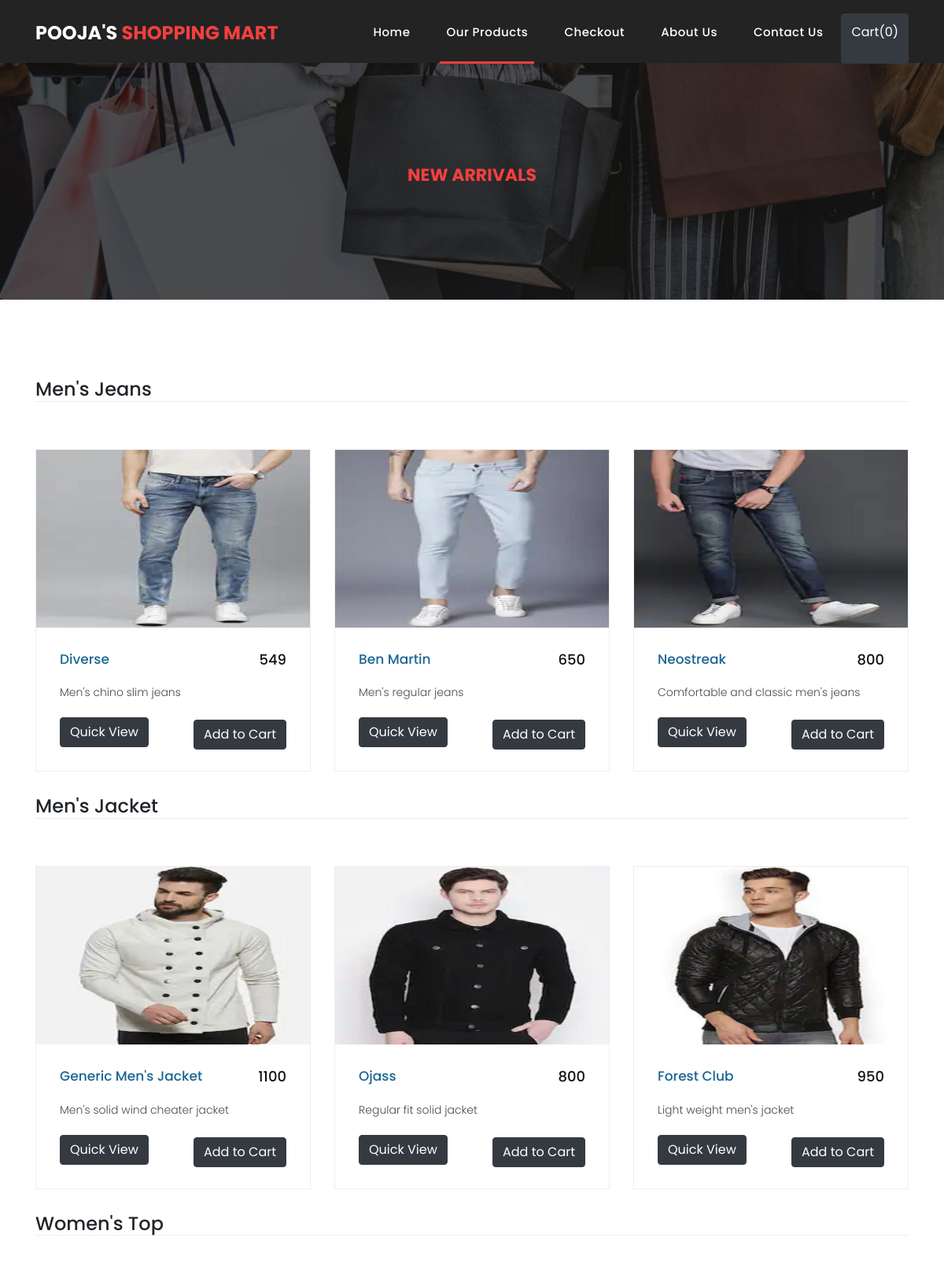
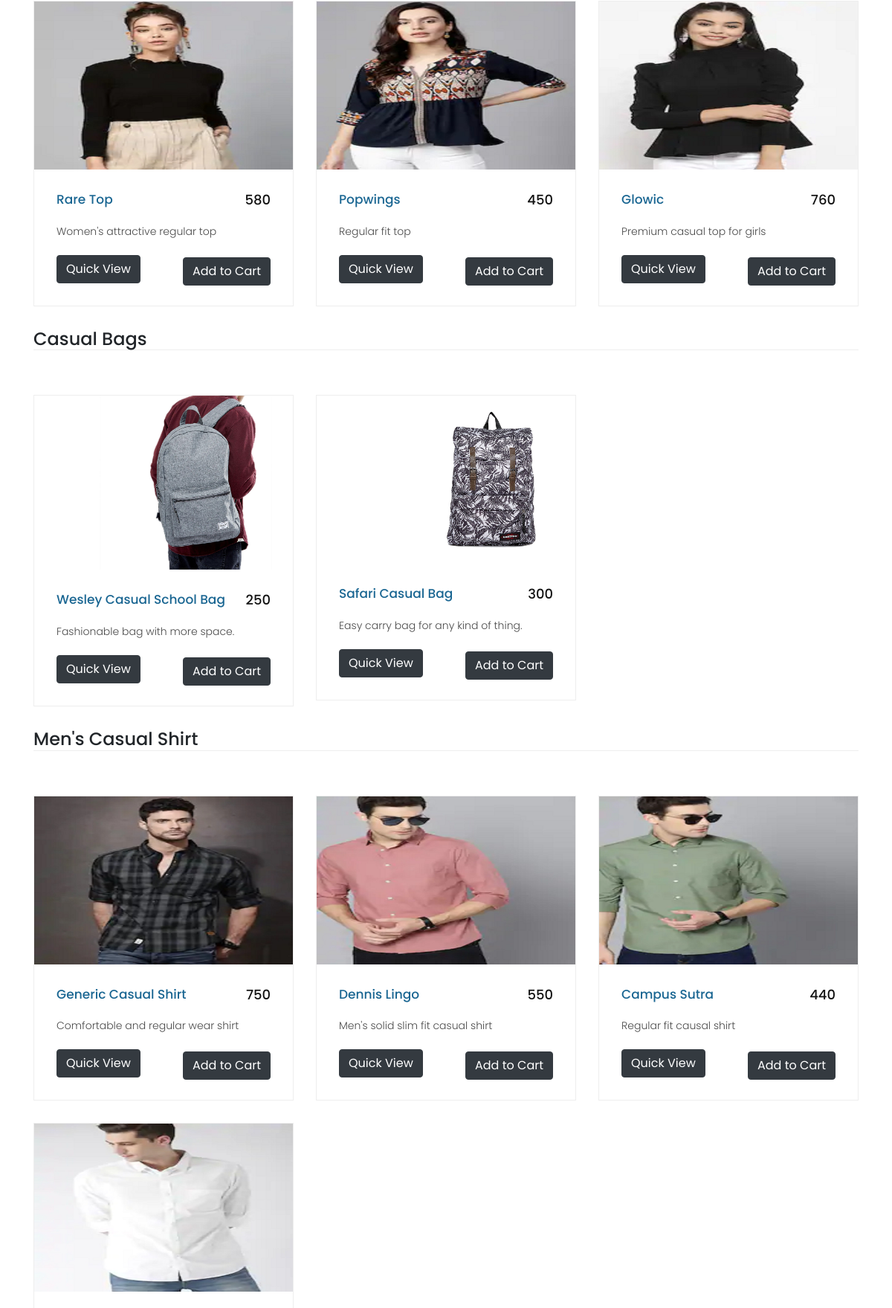
Screenshot of /products/ (upper part) with the database file from the repository (2 pictures, top to bottom).
### shop/models.py (models this page shows, shortened)
class Product(models.Model):
    product_id = models.AutoField
    product_name = models.CharField(max_length=50)
    category = models.CharField(max_length=50, default="")
    subcategory = models.CharField(max_length=50, default="")
    price = models.IntegerField(default=0)
    desc = models.CharField(max_length=255)
    pub_date = models.DateTimeField()
    image = models.ImageField(upload_to="assets/images", default="")

### shop/views.py (the view)
# urls.py: path('products/', views.products, name='products'),
def products(request):
    allProds = []
    catprods = Product.objects.values('category', 'id')
    cats = {item['category'] for item in catprods}
    for cat in cats:
        prod = Product.objects.filter(category=cat)
        n = len(prod)
        nSlides = n // 4 + ceil((n / 4) - (n // 4))
        allProds.append([prod, range(1, nSlides), nSlides])
    params = {'allProds': allProds}
    return render(request, 'products.html', params)

### templates/products.html (shortened to what this page needs)
<!DOCTYPE html>
<html lang="en">
<head>
    {% load static %}
    <link href="{% static 'vendor/bootstrap/css/bootstrap.min.css' %}" rel="stylesheet">
    <link rel="stylesheet" href="{% static 'assets/css/fontawesome.css' %}">
    <link rel="stylesheet" href="{% static 'assets/css/templatemo-sixteen.css' %}">
    <link rel="stylesheet" href="{% static 'assets/css/owl.css' %}">
</head>
<body>
    <header class="">
        <nav class="navbar navbar-expand-lg">
            <div class="container">
                <a class="navbar-brand" href="/">
                    <h2>Pooja's <em>Shopping Mart</em></h2>
                </a>
                <div class="collapse navbar-collapse" id="navbarResponsive">
                    <ul class="navbar-nav ml-auto">
                        <li class="nav-item">
                            <a class="nav-link" href="/">Home</a>
                        </li>
                        <li class="nav-item active">
                            <a class="nav-link" href="/products">Our Products
                            </a>
                        </li>
                        <li class="nav-item">
                            <a class="nav-link" href="/checkout">Checkout<a>
                        </li>
                        <li class="nav-item">
                            <a class="nav-link" href="/about">About Us</a>
                        </li>
                        <li class="nav-item">
                            <a class="nav-link" href="/contact">Contact Us</a>
                        </li>
                        <button type="button" class="btn btn-dark" style="padding-bottom:3%" data-container="body" data-toggle="popover" data-placement="bottom" id="popcart">Cart(<span id="cart">0</span>)</button>
                    </ul>
                </div>
            </div>
        </nav>
    </header>
    <div class="page-heading products-heading header-text">
        <div class="container">
            <div class="row">
                <div class="col-md-12">
                    <div class="text-content">
                        <h4>new arrivals</h4>
                    </div>
                </div>
            </div>
        </div>
    </div>
    <div class="latest-products">
        <div class="container">
            <div class="row">
                {% for product, range, nSlides in allProds %}
                <div class="col-md-12">
                    <div class="section-heading">
                        <h4>{{product.0.category}}</h4>
                    </div>
                </div>
                {% for i in product %}
                <div class="col-md-4">
                    <div class="product-item">
                        <a href="#"><img src="/media/{{i.image}}" alt="image"></a>
                        <div class="down-content">
                            <h4 id="namepr{{i.id}}">{{i.product_name}}</h4>
                            <h6 id="pricepr{{i.id}}">{{i.price}}</h6>
                            <p>{{i.desc}}</p>
                            <span style="height:35px;" id="divpr{{i.id}}" class="divpr">
                                <button id="pr{{i.id}}" class="btn btn-dark cart"> Add to Cart </button>
                            </span>
                            <a href="/products/{{i.id}}"> <button id="qv{{i.id}}" class="btn btn-dark cart"> Quick View </button></a>
                        </div>
                    </div>
                </div>
                {% endfor %}
                {% endfor %}
            </div>
        </div>
    </div>
</body>
</html>

### static/assets/css/templatemo-sixteen.css (style rules this page uses)
body { font-family: 'Poppins', sans-serif; overflow-x: hidden; text-rendering: optimizeLegibility; -webkit-font-smoothing: antialiased; -moz-osx-font-smoothing: grayscale; }
p { margin-bottom: 0px; font-size: 14px; font-weight: 300; color: #4a4a4a; line-height: 24px; }
a { text-decoration: none!important; }
ul { padding: 0; margin: 0; list-style: none; }
h1,h2,h3,h4,h5,h6 { margin: 0px; }
.section-heading { text-align: left; margin-bottom: 60px; border-bottom: 1px solid #eee; }
.products-heading { background-image: url(../images/products-heading.jpg); }
.page-heading { padding: 210px 0px 130px 0px; text-align: center; background-position: center center; background-repeat: no-repeat; background-size: cover; }
.page-heading .text-content h4 { color: #f33f3f; font-size: 22px; text-transform: uppercase; font-weight: 700; margin-bottom: 15px; }
header { position: absolute; z-index: 99999; width: 100%; height: 80px; background-color: #232323; -webkit-transition: all 0.3s ease-in-out 0s; -moz-transition: all 0.3s ease-in-out 0s; -o-transition: all 0.3s ease-in-out 0s; transition: all 0.3s ease-in-out 0s; }
header .navbar { padding: 17px 0px; }
.navbar .navbar-brand { float: left; margin-top: -12px; outline: none; }
.navbar .navbar-brand h2 { color: #fff; text-transform: uppercase; font-size: 24px; font-weight: 700; -webkit-transition: all .3s ease 0s; -moz-transition: all .3s ease 0s; -o-transition: all .3s ease 0s; transition: all .3s ease 0s; }
.navbar .navbar-brand h2 em { font-style: normal; color: #f33f3f; }
#navbarResponsive { z-index: 999; }
.navbar-collapse { text-align: center; }
.navbar .navbar-nav .nav-item { margin: 0px 15px; }
.navbar .navbar-nav a.nav-link { text-transform: capitalize; font-size: 15px; font-weight: 500; letter-spacing: 0.5px; color: #fff; transition: all 0.5s; margin-top: 5px; }
.navbar .navbar-nav .nav-link:hover, .navbar .navbar-nav .active>.nav-link, .navbar .navbar-nav .nav-link.active, .navbar .navbar-nav .nav-link.show, .navbar .navbar-nav .show>.nav-link { color: #fff; padding-bottom: 25px; border-bottom: 3px solid #f33f3f; }
.latest-products { margin-top: 100px; }
.product-item { border: 1px solid #eee; margin-bottom: 30px; }
.product-item .down-content { padding: 30px; position: relative; }
.product-item img { width: 100%; overflow: hidden; }
.product-item .down-content h4 { font-size: 17px; color: #1a6692; margin-bottom: 20px; }
.product-item .down-content h6 { position: absolute; top: 30px; right: 30px; font-size: 18px; color: #121212; }
.product-item .down-content p { margin-bottom: 20px; }
.product-item .down-content span { position: absolute; right: 30px; bottom: 30px; font-size: 13px; color: #f33f3f; font-weight: 500; }

### rows the page displays
Product: category "Men's Jeans", image (picture), product_name "Diverse", price "549", desc "Men's chino slim jeans"
Product: image (picture), product_name "Ben Martin", price "650", desc "Men's regular jeans"
Product: image (picture), product_name "Neostreak", price "800", desc "Comfortable and classic men's jeans"
Product: category "Men's Jacket", image (picture), product_name "Generic Men's Jacket", price "1100", desc "Men's solid wind cheater jacket", {{ i.id }} 35 (drawn)
Product: image (picture), product_name "Ojass", price "800", desc "Regular fit solid jacket"
Product: image (picture), product_name "Forest Club", price "950", desc "Light weight men's jacket"
Product: category "Women's Top", image (picture), product_name "Rare Top", price "580", desc "Women's attractive regular top"
Product: image (picture), product_name "Popwings", price "450", desc "Regular fit top"
Product: image (picture), product_name "Glowic", price "760", desc "Premium casual top for girls"
Product: category "Casual Bags", image (picture), product_name "Wesley Casual School Bag", price "250", desc "Fashionable bag with more space."
Product: image (picture), product_name "Safari Casual Bag", price "300", desc "Easy carry bag for any kind of thing."
Product: category "Men's Casual Shirt", image (picture), product_name "Generic Casual Shirt", price "750", desc "Comfortable and regular wear shirt"
Product: image (picture), product_name "Dennis Lingo", price "550", desc "Men's solid slim fit casual shirt"
Product: image (picture), product_name "Campus Sutra", price "440", desc "Regular fit causal shirt"
Product: image (picture)
